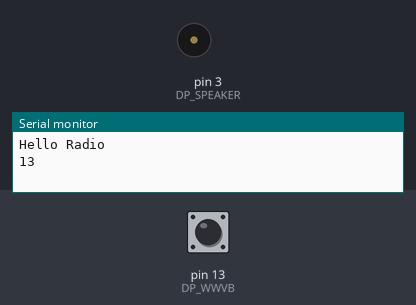
The sketch below on a simulated Arduino Uno, built with avr-gcc and run on an emulated ATmega328P. Shown: buzzer (waves = sounding), the last lines printed to the serial monitor. The test bench sets the inputs (shaded band); at power-on: pin 13 (DP_WWVB) HIGH.

Above: at 1.2 s.
1.3 s: pin 13 (DP_WWVB) pulled LOW for 0.15 s
At 1.37 s:
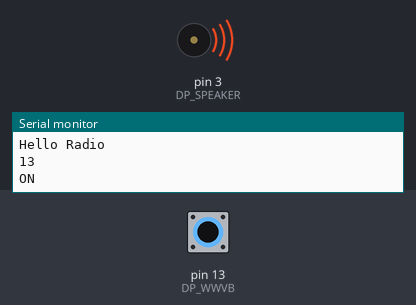
2.9 s: pin 13 (DP_WWVB) pulled LOW for 1 s
At 4.8 s:
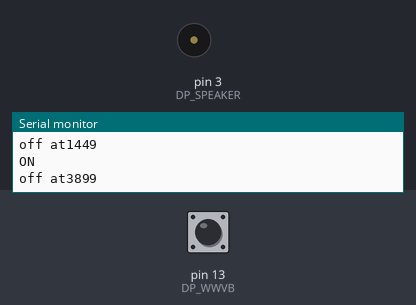
5.4 s: pin 13 (DP_WWVB) pulled LOW for 0.15 s
At 5.47 s:
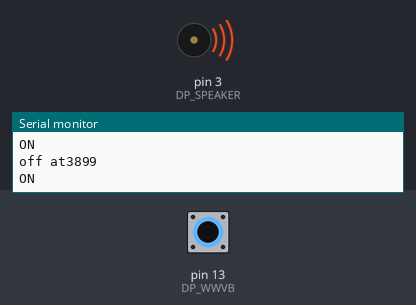
Timing chart, 0 to 8.4 s (numbered marks = the images above; inputs shaded):
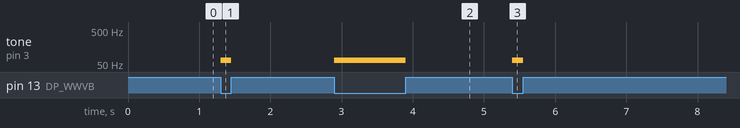

The sketch:

RadioBeep.ino
```cpp
// (licence header left out)
#include "MicroTimer.h"

// ----------------------------------------------------------------------------------------------------
// Some constants are herein #defined or enumerated rather than instantiated as const to avoid using
// memory unless the values are actually used in the code below. Mileage depends on quality of linker
// and rather than tempt fate we just revert to old habits.
// ----------------------------------------------------------------------------------------------------

// ----------------------------------------------------------------------------------------------------
// Pin assignments - enumeration simply to group them nicely
// NOTE: built-in and PWMs can be allocated for any purpose, and as such the comments simply keep
// thing visible to readers so we understand any potential conflicts. Read the specs to see what
// other functions overlap the
// ----------------------------------------------------------------------------------------------------
enum DigitalPins
{
  DP_RX            = 0,    // Arduino built in function
  DP_TX            = 1,    // Arduino built in function

  DP_UNUSED2       = 2,

  DP_SPEAKER       = 3,    // PWM

  DP_UNUSED4       = 4,

  DP_UNUSED5       = 5,    // PWM

  DP_LED_RIGHT     = 6,    // PWM
  DP_LED_CENTER    = 7,
  DP_LED_LEFT      = 8,

  DP_UNUSED9       = 9,    // PWM

  DP_BUTTON_RIGHT  = 10,   // PWM
  DP_BUTTON_CENTER = 11,   // PWM
  DP_BUTTON_LEFT   = 12,

  DP_BUILT_IN_LED  = 13,   // Arduino built in function
  DP_WWVB = DP_BUILT_IN_LED,

  DP_MAX_NUMBER_OF_PINS,
  DP_BOGUS                 // A value to recognize when none of the above is indicated.
};

// ----------------------------------------------------------------------------------------------------
// ----------------------------------------------------------------------------------------------------
enum AnalogPins
{
  AP_RANDOM_SEED  = 0,    // See notations where this is used, below
  AP_UNUSED1      = 1,
  AP_UNUSED2      = 2,
  AP_UNUSED3      = 3,
  AP_UNUSED4      = 4,
  AP_UNUSED5      = 5,

  AP_MAX_NUMBER_OF_PINS,
  AP_BUGUS

};

// ----------------------------------------------------------------------------------------------------
// Note frequencies in Hz
// ----------------------------------------------------------------------------------------------------
#define NOTE_B0  31
#define NOTE_C1  33
#define NOTE_CS1 35
#define NOTE_D1  37
#define NOTE_DS1 39
#define NOTE_E1  41
#define NOTE_F1  44
#define NOTE_FS1 46
#define NOTE_G1  49
#define NOTE_GS1 52
#define NOTE_A1  55
#define NOTE_AS1 58
#define NOTE_B1  62
#define NOTE_C2  65
#define NOTE_CS2 69
#define NOTE_D2  73
#define NOTE_DS2 78
#define NOTE_E2  82
#define NOTE_F2  87
#define NOTE_FS2 93
#define NOTE_G2  98
#define NOTE_GS2 104
#define NOTE_A2  110
#define NOTE_AS2 117
#define NOTE_B2  123
#define NOTE_C3  131
#define NOTE_CS3 139
#define NOTE_D3  147
#define NOTE_DS3 156
#define NOTE_E3  165
#define NOTE_F3  175
#define NOTE_FS3 185
#define NOTE_G3  196
#define NOTE_GS3 208
#define NOTE_A3  220
#define NOTE_AS3 233
#define NOTE_B3  247
#define NOTE_C4  262
#define NOTE_CS4 277
#define NOTE_D4  294
#define NOTE_DS4 311
#define NOTE_E4  330
#define NOTE_F4  349
#define NOTE_FS4 370
#define NOTE_G4  392
#define NOTE_GS4 415
#define NOTE_A4  440
#define NOTE_AS4 466
#define NOTE_B4  494
#define NOTE_C5  523
#define NOTE_CS5 554
#define NOTE_D5  587
#define NOTE_DS5 622
#define NOTE_E5  659
#define NOTE_F5  698
#define NOTE_FS5 740
#define NOTE_G5  784
#define NOTE_GS5 831
#define NOTE_A5  880
#define NOTE_AS5 932
#define NOTE_B5  988
#define NOTE_C6  1047
#define NOTE_CS6 1109
#define NOTE_D6  1175
#define NOTE_DS6 1245
#define NOTE_E6  1319
#define NOTE_F6  1397
#define NOTE_FS6 1480
#define NOTE_G6  1568
#define NOTE_GS6 1661
#define NOTE_A6  1760
#define NOTE_AS6 1865
#define NOTE_B6  1976
#define NOTE_C7  2093
#define NOTE_CS7 2217
#define NOTE_D7  2349
#define NOTE_DS7 2489
#define NOTE_E7  2637
#define NOTE_F7  2794
#define NOTE_FS7 2960
#define NOTE_G7  3136
#define NOTE_GS7 3322
#define NOTE_A7  3520
#define NOTE_AS7 3729
#define NOTE_B7  3951
#define NOTE_C8  4186
#define NOTE_CS8 4435
#define NOTE_D8  4699
#define NOTE_DS8 4978

#define EVER (;;)
#define DIM(x)  (sizeof(x)/sizeof(x[0]))
#define LAST(x) (DIM(x)-1)

// ----------------------------------------------------------------------------------------------------
// Finally! The setup routine runs once at power-on/reset:
// ----------------------------------------------------------------------------------------------------
void setup()
{
  // Initialize the pins being used
  noTone(DP_SPEAKER);

  pinMode(DP_WWVB, INPUT_PULLUP);

  Serial.begin(115200);
  while (!Serial) {
    ; // wait for serial port to connect. Needed for native USB port only
  }

  Serial.println("Hello Radio");
  Serial.println(DP_WWVB);

}

// ----------------------------------------------------------------------------------------------------
// The loop routine runs over and over again forever:
// ----------------------------------------------------------------------------------------------------
bool on = false;
MicroTimer timer;
long long pw = 0;
void loop()
{
    if ( ! digitalRead(DP_WWVB))
    {
      if (! on)
      {
        timer.reset();
        on = true;
        Serial.println("ON");
      }
      tone(DP_SPEAKER, NOTE_C2);
    }
    else
    {
      if (on)
      {
        pw = timer.read();
        on = false;
        Serial.print("off at");
        timer.println(pw/1000);
      }
      noTone(DP_SPEAKER);
    }
}
```

MicroTimer.h
```cpp
// (licence header left out)
class MicroTimer
{
  public:
    // ----------------------------------------------------------------------------------------------------
    // Constructor - implements vitual reset in a manner that is efficient at construction, yet transparent
    // in syntax.
    // ----------------------------------------------------------------------------------------------------
    MicroTimer()
    {
      reset(true);
    }

    // ----------------------------------------------------------------------------------------------------
    // reset - transparent interface for both constrution and general reset conditions
    // ----------------------------------------------------------------------------------------------------
    void reset(bool isConstructor = false)
    {
      if (isConstructor)
      {
        upperTime_ = 0;
        lowerTime_ = 0;
        lastLowerTime_ = 0;
      }

      unmark();
    }

    // ----------------------------------------------------------------------------------------------------
    // mark - makes the current absolute time the local zero such that read() is in terms of the mark.
    // ----------------------------------------------------------------------------------------------------
    void mark()
    {
      unmark();
      markTime_ = read();
    }

    // ----------------------------------------------------------------------------------------------------
    // unmark - removes any previous mark such that the read() is in terms of absolute time.
    // ----------------------------------------------------------------------------------------------------
    void unmark()
    {
      markTime_ = 0;
    }

    // ----------------------------------------------------------------------------------------------------
    // read - reads the desired time base, compensating for rollover and any marked times.
    //
    // The function returns signed values to allow simplified arithmetic in measuring time deltas for
    // which a negative time is allowable.
    //
    // NOTE: This read takes about 36 usec on an Uno Rev 3, but has the advantage that it manages the
    // rollover, thus we have a timer precise to approximately 0.036 msec but will not roll over for
    // a really long time (i.e., > 500,000 years), which is way better than every 70 minutes, with
    // sub-millisecond precision. A good compromise.
    // ----------------------------------------------------------------------------------------------------
    long long read()
    {
      lastLowerTime_ = lowerTime_;
      lowerTime_ = micros();
      if (lowerTime_ < lastLowerTime_)
      {
        ++upperTime_;
      }

      time_ = lowerTime_;
      time_ += ((long long)upperTime_)<<32;
      return time_ - markTime_;
    }

    // ----------------------------------------------------------------------------------------------------
    // print - sends the time value to the Serial interface
    //
    // This function is provided because Serial.print does not natively support long long (int64_t) types.
    // Adding support to the underlying Print interface through the stdio printf semantics consume much
    // valuable code space for minimal utility. Instead we provide this simple conversion
    //
    // NOTE: This function is still somewhat time consuming because of the wide numerical semantics on
    // and 8-bit processor and the use of a divide operator, but you've got to do what you've got to do
    // if you want to see the value in a meaningful form.
    // ----------------------------------------------------------------------------------------------------
    void print(long long aTime_us) // Pass by reference does not seem to work here
    {
      long long upperTime = aTime_us / 1000000000LL;
      if (upperTime != 0)
      {
        Serial.print((long)upperTime);
      }

      long sign = 1;
      if (upperTime < 0)
      {
        sign = -1;
      }
      Serial.print((long)(sign * (aTime_us - (upperTime * 1000000000LL))));
    }
    void print(void)
    {
      print(read());
    }
    void println(long long aTime_us)
    {
      print(aTime_us);
      Serial.println("");
    }
    void println(void)
    {
      print();
      Serial.println("");
    }

  protected:
    unsigned long upperTime_;
    unsigned long lowerTime_;
    long long time_;
    unsigned long lastLowerTime_;
    long long markTime_;

  private:
};
```

Measured:
- after the input at 1.3 s, tone on pin 3 (DP_SPEAKER): silent → 65 Hz at once, → silent 0.15 s later
- after the input at 2.9 s, tone on pin 3 (DP_SPEAKER): silent → 65 Hz at once, → silent 1.0 s later
- after the input at 5.4 s, tone on pin 3 (DP_SPEAKER): silent → 65 Hz at once, → silent 0.15 s later
